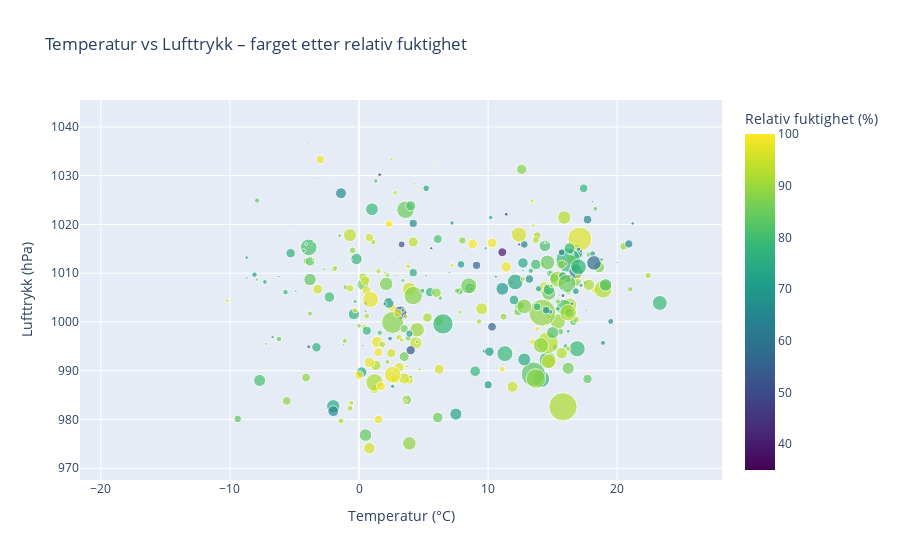

The cell this chart's notebook holds for it:
### Markdown cell above
# Interaktiv scatterplot med flere variabler

Denne interaktive scatterploten (punktdiagram) viser sammenhengen mellom temperatur (°C) og lufttrykk (hPa). 

### Visualiseringsdimensjoner:
- **X-akse**: Temperatur (°C)
- **Y-akse**: Lufttrykk (hPa)
- **Farge**: Relativ fuktighet (%) – gir innsikt i fuktighetsnivået ved ulike kombinasjoner av temperatur og trykk.
- **Størrelse (bobler)**: Nedbør (mm) – større bobler indikerer mer nedbør.
- **Hover-data**: Dato – så du kan se når hvert punkt ble målt.

### Hvorfor denne visualiseringen er nyttig:
Denne grafen kombinerer fire dimensjoner i ett plott, og gjør det enkelt å finne mønstre som:
- Er det høyere lufttrykk når det er lav eller høy temperatur?
- Forekommer mer nedbør ved spesifikke trykk- og temperaturverdier?
- Hvordan relaterer fuktighet seg til trykk og temperatur?

Interaktivitet gjør det lettere å utforske datamønstre og finne spesifikke hendelser.

### Code cell
# Oppretter et objekt med sti til datasettet
plotter = VærDataPlotter("../data/R_Sammenslaaing_uten_feil.csv")

# Kaller metoder for å lage grafer – velg det du vil se:

plotter.tegn_interaktiv_boblegraf()

### Figure 1 — Plotly figure (JSON) as saved in the notebook; plotly's stock layout.template omitted (floating-point values rounded to 4 significant figures; data arrays with more than 128 entries replaced by an {"elided": "..."} marker saying what was removed)
{"data": [{"customdata": {"elided": "730x1 str values"}, "hovertemplate": "Temperatur (°C)=%{x}<br>Lufttrykk (hPa)=%{y}<br>Nedbør (mm)=%{marker.size}<br>Dato=%{customdata[0]}<br>Relativ fuktighet (%)=%{marker.color}<extra></extra>", "legendgroup": "", "marker": {"color": {"elided": "730 int values"}, "coloraxis": "coloraxis", "size": {"elided": "730 float values"}, "sizemode": "area", "sizeref": 0.143, "symbol": "circle"}, "mode": "markers", "name": "", "orientation": "v", "showlegend": false, "type": "scatter", "x": {"elided": "730 float values"}, "xaxis": "x", "y": {"elided": "730 float values"}, "yaxis": "y"}], "layout": {"coloraxis": {"colorbar": {"title": {"text": "Relativ fuktighet (%)"}}, "colorscale": [[0, "#440154"], [0.1111, "#482878"], [0.2222, "#3e4989"], [0.3333, "#31688e"], [0.4444, "#26828e"], [0.5556, "#1f9e89"], [0.6667, "#35b779"], [0.7778, "#6ece58"], [0.8889, "#b5de2b"], [1, "#fde725"]]}, "legend": {"itemsizing": "constant", "tracegroupgap": 0}, "title": {"text": "Temperatur vs Lufttrykk – farget etter relativ fuktighet"}, "xaxis": {"anchor": "y", "domain": [0, 1], "title": {"text": "Temperatur (°C)"}}, "yaxis": {"anchor": "x", "domain": [0, 1], "title": {"text": "Lufttrykk (hPa)"}}}}
